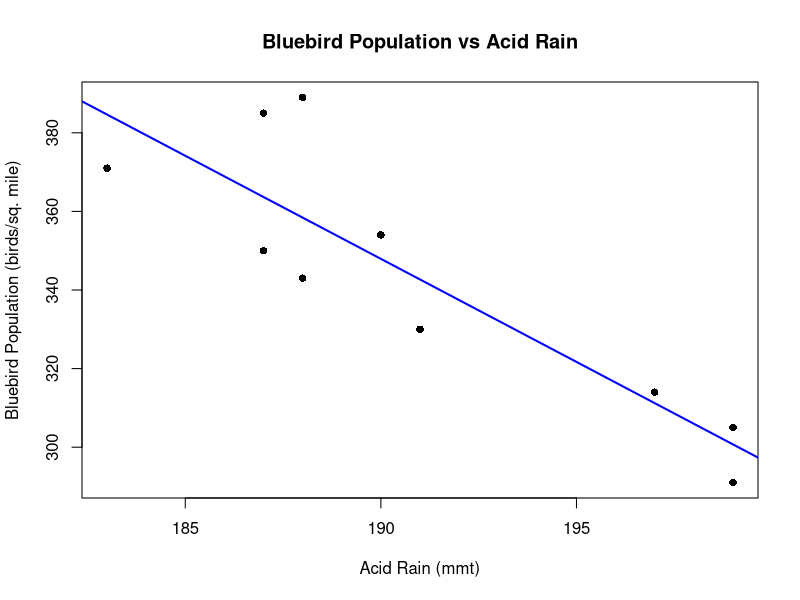

Write R code to recreate this figure.
## ---- chunk 1
years <- 2011:2020
acid_rain <- c(188, 183, 187, 188, 190, 187, 191, 197, 199, 199)
bluebirds <- c(389, 371, 385, 343, 354, 350, 330, 314, 305, 291)

# Plot the data
plot(acid_rain, bluebirds,
     xlab = "Acid Rain (mmt)",
     ylab = "Bluebird Population (birds/sq. mile)",
     main = "Bluebird Population vs Acid Rain",
     pch = 16)

# Fit the linear model
fit <- lm(bluebirds ~ acid_rain)
abline(fit, col = "blue", lwd = 2)

# Print the summary of the fitted model
summary(fit)
## ---- chunk 2
coef_summary <- summary(fit)$coefficients

t_value <- coef_summary["acid_rain", "t value"]
p_value_two_sided <- coef_summary["acid_rain", "Pr(>|t|)"]

p_value_one_sided <- p_value_two_sided / 2
cat("t-value =", t_value, "\nOne-sided p-value =", p_value_one_sided, "\n")

## ---- chunk 3
set.seed(123)  # For reproducibility

true_ferritin <- scan("Data/ferritin.txt", sep = " ")

measured_1 <- true_ferritin + rnorm(1000, mean = 0, sd = 20)

# Count the number of patients with measured ferritin < 40
num_below_40 <- sum(measured_1 < 40)
cat("Number of patients with measured ferritin < 40:", num_below_40, "\n")

## ---- chunk 4
recruited_indices <- which(measured_1 < 40)
print(recruited_indices)
measured_2 <- true_ferritin[recruited_indices] + rnorm(length(recruited_indices), mean = 0, sd = 20)
num_higher <- sum(measured_2 > measured_1[recruited_indices])
cat("Number of recruited patients with higher ferritin after 4 months:", num_higher, "\n")

## ---- chunk 5
t_test_result <- t.test(measured_2, measured_1[recruited_indices],
                        paired = TRUE, alternative = "greater")
cat("Paired t-test p-value:", t_test_result$p.value, "\n")
## ---- chunk 6
accident_counts <- 0:5
probs <- c(0.22, 0.33, 0.22, 0.13, 0.08, 0.02)
expected_value <- sum(accident_counts * probs)
cat("Expected number of accidents per intersection:", expected_value, "\n")
## ---- chunk 7
set.seed(123)

first_year <- sample(accident_counts, size = 250, replace = TRUE, prob = probs)
indices_worst <- order(first_year, decreasing = TRUE)[1:25]

second_year <- sample(accident_counts, size = 250, replace = TRUE, prob = probs)
fewer_count <- sum(second_year[indices_worst] < first_year[indices_worst])
prop_fewer <- fewer_count / 25
cat("Proportion of worst intersections with fewer accidents in second year:", prop_fewer, "\n")

## ---- chunk 8
set.seed(123)
N <- 48
group <- factor(rep(1:6, each = 8))
y <- rnorm(N, mean = 50, sd = 10)
data <- data.frame(group, y)

anova_res <- anova(lm(y ~ group, data = data))
p_anova <- anova_res$`Pr(>F)`[1]
cat("One-way ANOVA p-value:", p_anova, "\n")

group_means <- tapply(y, group, mean)

min_group <- as.numeric(names(group_means)[which.min(group_means)])
max_group <- as.numeric(names(group_means)[which.max(group_means)])

group_min_data <- data$y[data$group == min_group]
group_max_data <- data$y[data$group == max_group]

t_res <- t.test(group_min_data, group_max_data, var.equal = TRUE)
cat("Extreme-groups t-test p-value:", t_res$p.value, "\n")
